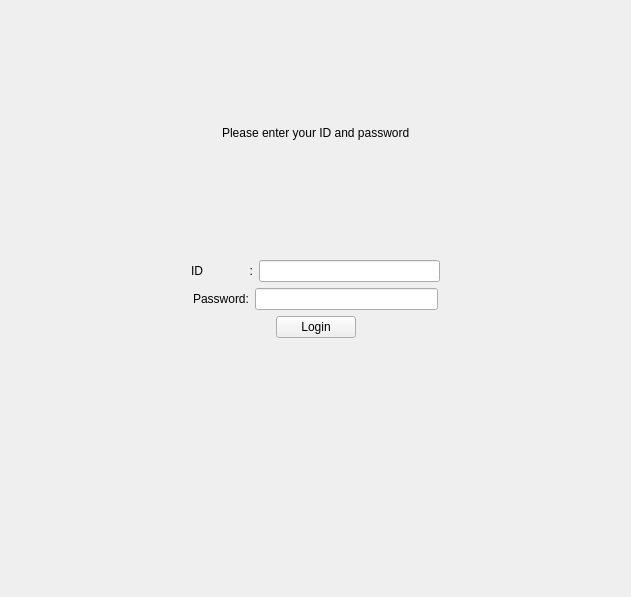
<?xml version="1.0" encoding="UTF-8"?>
<ui version="4.0">
 <class>LoginWindow</class>
 <widget class="QWidget" name="LoginWindow">
  <property name="geometry">
   <rect>
    <x>0</x>
    <y>0</y>
    <width>631</width>
    <height>597</height>
   </rect>
  </property>
  <property name="windowTitle">
   <string>Form</string>
  </property>
  <layout class="QVBoxLayout" name="verticalLayout_8">
   <item>
    <layout class="QVBoxLayout" name="verticalLayout" stretch="1,5,5,3,1,2">
     <item>
      <layout class="QHBoxLayout" name="pLoginLayout1">
       <item>
        <spacer name="horizontalSpacer_7">
         <property name="orientation">
          <enum>Qt::Orientation::Horizontal</enum>
         </property>
         <property name="sizeHint" stdset="0">
          <size>
           <width>40</width>
           <height>20</height>
          </size>
         </property>
        </spacer>
       </item>
       <item>
        <widget class="QLabel" name="pLabel_msg1">
         <property name="text">
          <string>Please enter your ID and password</string>
         </property>
        </widget>
       </item>
       <item>
        <spacer name="horizontalSpacer_6">
         <property name="orientation">
          <enum>Qt::Orientation::Horizontal</enum>
         </property>
         <property name="sizeHint" stdset="0">
          <size>
           <width>40</width>
           <height>20</height>
          </size>
         </property>
        </spacer>
       </item>
      </layout>
     </item>
     <item>
      <layout class="QVBoxLayout" name="pLoginLayout2" stretch="2,1">
       <item>
        <layout class="QVBoxLayout" name="verticalLayout_3"/>
       </item>
       <item>
        <layout class="QHBoxLayout" name="pLoginLayout2_1">
         <item>
          <spacer name="horizontalSpacer_10">
           <property name="orientation">
            <enum>Qt::Orientation::Horizontal</enum>
           </property>
           <property name="sizeHint" stdset="0">
            <size>
             <width>40</width>
             <height>20</height>
            </size>
           </property>
          </spacer>
         </item>
         <item>
          <widget class="QLabel" name="pLabel_ID">
           <property name="text">
            <string>ID              :</string>
           </property>
          </widget>
         </item>
         <item>
          <widget class="QLineEdit" name="pLineEdit_ID"/>
         </item>
         <item>
          <spacer name="horizontalSpacer_8">
           <property name="orientation">
            <enum>Qt::Orientation::Horizontal</enum>
           </property>
           <property name="sizeHint" stdset="0">
            <size>
             <width>40</width>
             <height>20</height>
            </size>
           </property>
          </spacer>
         </item>
        </layout>
       </item>
      </layout>
     </item>
     <item>
      <layout class="QVBoxLayout" name="pLoginLayout3" stretch="1,1">
       <item>
        <layout class="QHBoxLayout" name="pLoginLayout3_1">
         <item>
          <spacer name="horizontalSpacer_11">
           <property name="orientation">
            <enum>Qt::Orientation::Horizontal</enum>
           </property>
           <property name="sizeHint" stdset="0">
            <size>
             <width>40</width>
             <height>20</height>
            </size>
           </property>
          </spacer>
         </item>
         <item>
          <widget class="QLabel" name="pLabel_PW">
           <property name="text">
            <string>Password:</string>
           </property>
          </widget>
         </item>
         <item>
          <widget class="QLineEdit" name="pLineEdit_PW">
           <property name="echoMode">
            <enum>QLineEdit::EchoMode::Password</enum>
           </property>
          </widget>
         </item>
         <item>
          <spacer name="horizontalSpacer_9">
           <property name="orientation">
            <enum>Qt::Orientation::Horizontal</enum>
           </property>
           <property name="sizeHint" stdset="0">
            <size>
             <width>40</width>
             <height>20</height>
            </size>
           </property>
          </spacer>
         </item>
        </layout>
       </item>
       <item>
        <layout class="QVBoxLayout" name="verticalLayout_6"/>
       </item>
      </layout>
     </item>
     <item>
      <layout class="QHBoxLayout" name="pLoginLayout4">
       <item>
        <spacer name="horizontalSpacer_2">
         <property name="orientation">
          <enum>Qt::Orientation::Horizontal</enum>
         </property>
         <property name="sizeHint" stdset="0">
          <size>
           <width>40</width>
           <height>20</height>
          </size>
         </property>
        </spacer>
       </item>
       <item>
        <widget class="QPushButton" name="pPBtton_Login">
         <property name="text">
          <string>Login</string>
         </property>
        </widget>
       </item>
       <item>
        <spacer name="horizontalSpacer_3">
         <property name="orientation">
          <enum>Qt::Orientation::Horizontal</enum>
         </property>
         <property name="sizeHint" stdset="0">
          <size>
           <width>40</width>
           <height>20</height>
          </size>
         </property>
        </spacer>
       </item>
      </layout>
     </item>
     <item>
      <layout class="QHBoxLayout" name="pLoginLayout5">
       <item>
        <spacer name="horizontalSpacer_4">
         <property name="orientation">
          <enum>Qt::Orientation::Horizontal</enum>
         </property>
         <property name="sizeHint" stdset="0">
          <size>
           <width>40</width>
           <height>20</height>
          </size>
         </property>
        </spacer>
       </item>
       <item>
        <widget class="QLabel" name="pLabel_status">
         <property name="text">
          <string/>
         </property>
        </widget>
       </item>
       <item>
        <spacer name="horizontalSpacer_5">
         <property name="orientation">
          <enum>Qt::Orientation::Horizontal</enum>
         </property>
         <property name="sizeHint" stdset="0">
          <size>
           <width>40</width>
           <height>20</height>
          </size>
         </property>
        </spacer>
       </item>
      </layout>
     </item>
     <item>
      <layout class="QVBoxLayout" name="pLoginLayout6"/>
     </item>
    </layout>
   </item>
  </layout>
 </widget>
 <resources/>
 <connections/>
</ui>
